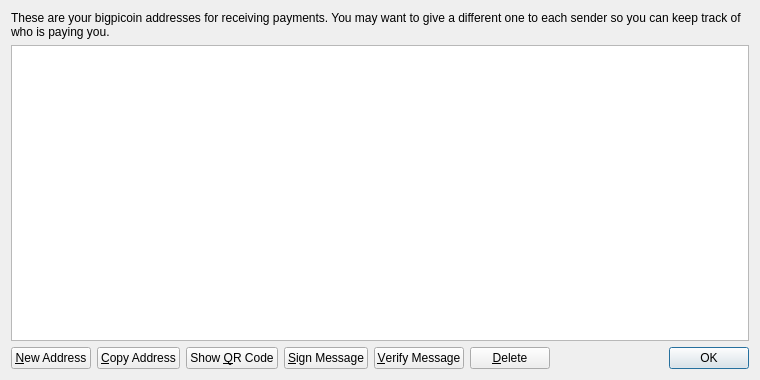
<?xml version="1.0" encoding="UTF-8"?>
<ui version="4.0">
 <class>AddressBookPage</class>
 <widget class="QWidget" name="AddressBookPage">
  <property name="geometry">
   <rect>
    <x>0</x>
    <y>0</y>
    <width>760</width>
    <height>380</height>
   </rect>
  </property>
  <property name="windowTitle">
   <string>Address Book</string>
  </property>
  <layout class="QVBoxLayout" name="verticalLayout">
   <item>
    <widget class="QLabel" name="labelExplanation">
     <property name="text">
      <string>These are your bigpicoin addresses for receiving payments. You may want to give a different one to each sender so you can keep track of who is paying you.</string>
     </property>
     <property name="textFormat">
      <enum>Qt::PlainText</enum>
     </property>
     <property name="wordWrap">
      <bool>true</bool>
     </property>
    </widget>
   </item>
   <item>
    <widget class="QTableView" name="tableView">
     <property name="contextMenuPolicy">
      <enum>Qt::CustomContextMenu</enum>
     </property>
     <property name="toolTip">
      <string>Double-click to edit address or label</string>
     </property>
     <property name="tabKeyNavigation">
      <bool>false</bool>
     </property>
     <property name="alternatingRowColors">
      <bool>true</bool>
     </property>
     <property name="selectionMode">
      <enum>QAbstractItemView::SingleSelection</enum>
     </property>
     <property name="selectionBehavior">
      <enum>QAbstractItemView::SelectRows</enum>
     </property>
     <property name="sortingEnabled">
      <bool>true</bool>
     </property>
     <attribute name="verticalHeaderVisible">
      <bool>false</bool>
     </attribute>
    </widget>
   </item>
   <item>
    <layout class="QHBoxLayout" name="horizontalLayout">
     <item>
      <widget class="QPushButton" name="newAddressButton">
       <property name="toolTip">
        <string>Create a new address</string>
       </property>
       <property name="text">
        <string>&amp;New Address</string>
       </property>
       <property name="icon">
        <iconset resource="../bitcoin.qrc">
         <normaloff>:/icons/add</normaloff>:/icons/add</iconset>
       </property>
      </widget>
     </item>
     <item>
      <widget class="QPushButton" name="copyToClipboard">
       <property name="toolTip">
        <string>Copy the currently selected address to the system clipboard</string>
       </property>
       <property name="text">
        <string>&amp;Copy Address</string>
       </property>
       <property name="icon">
        <iconset resource="../bitcoin.qrc">
         <normaloff>:/icons/editcopy</normaloff>:/icons/editcopy</iconset>
       </property>
      </widget>
     </item>
     <item>
      <widget class="QPushButton" name="showQRCode">
       <property name="text">
        <string>Show &amp;QR Code</string>
       </property>
       <property name="icon">
        <iconset resource="../bitcoin.qrc">
         <normaloff>:/icons/qrcode</normaloff>:/icons/qrcode</iconset>
       </property>
      </widget>
     </item>
     <item>
      <widget class="QPushButton" name="signMessage">
       <property name="toolTip">
        <string>Sign a message to prove you own a Bitcoin address</string>
       </property>
       <property name="text">
        <string>&amp;Sign Message</string>
       </property>
       <property name="icon">
        <iconset resource="../bitcoin.qrc">
         <normaloff>:/icons/edit</normaloff>:/icons/edit</iconset>
       </property>
      </widget>
     </item>
     <item>
      <widget class="QPushButton" name="verifyMessage">
       <property name="toolTip">
        <string>Verify a message to ensure it was signed with a specified Bitcoin address</string>
       </property>
       <property name="text">
        <string>&amp;Verify Message</string>
       </property>
       <property name="icon">
        <iconset resource="../bitcoin.qrc">
         <normaloff>:/icons/transaction_0</normaloff>:/icons/transaction_0</iconset>
       </property>
      </widget>
     </item>
     <item>
      <widget class="QPushButton" name="deleteButton">
       <property name="toolTip">
        <string>Delete the currently selected address from the list. Only sending addresses can be deleted.</string>
       </property>
       <property name="text">
        <string>&amp;Delete</string>
       </property>
       <property name="icon">
        <iconset resource="../bitcoin.qrc">
         <normaloff>:/icons/remove</normaloff>:/icons/remove</iconset>
       </property>
      </widget>
     </item>
     <item>
      <spacer name="horizontalSpacer">
       <property name="orientation">
        <enum>Qt::Horizontal</enum>
       </property>
       <property name="sizeHint" stdset="0">
        <size>
         <width>40</width>
         <height>20</height>
        </size>
       </property>
      </spacer>
     </item>
     <item>
      <widget class="QDialogButtonBox" name="buttonBox">
       <property name="sizePolicy">
        <sizepolicy hsizetype="Maximum" vsizetype="Fixed">
         <horstretch>0</horstretch>
         <verstretch>0</verstretch>
        </sizepolicy>
       </property>
       <property name="standardButtons">
        <set>QDialogButtonBox::Ok</set>
       </property>
      </widget>
     </item>
    </layout>
   </item>
  </layout>
 </widget>
 <resources>
  <include location="../bitcoin.qrc"/>
 </resources>
 <connections/>
</ui>
